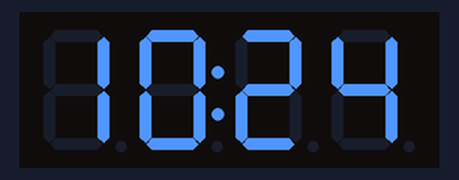
The program below on a simulated Raspberry Pi Pico running MicroPython. Parts: 4-digit seven-segment display. The clock reads 2024-03-15 10:24:30 at power-on unless the program sets it; library files of the repository ran but are not shown: tm1637.py.

Above: at 0.1 s.
At 90.9 s:
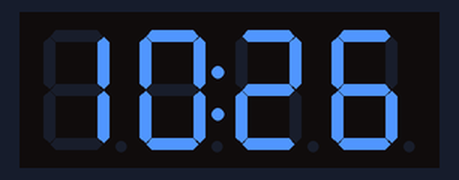

The program:

tm1637_clock.py
```python
# MicroPython clock loop for TM1637 on RP2040
# Pins: CLK=GP3, DIO=GP2 (LattePanda IOTA header SCLK/SDIO)

import time
from machine import Pin, RTC
import tm1637

clk = Pin(3)
dio = Pin(2)
disp = tm1637.TM1637(clk=clk, dio=dio)
disp.brightness(2)

# If RTC has not been set, you can set it manually here (year, month, day, weekday, hour, minute, second, subseconds)
# Example: RTC().datetime((2026, 3, 3, 1, 10, 45, 0, 0))

rtc = RTC()

while True:
    t = rtc.datetime()  # (year, month, day, weekday, hour, minute, second, subseconds)
    hh = t[4]
    mm = t[5]
    # Toggle the colon every second for a clock-like blink
    disp.numbers(hh, mm, True)
    time.sleep(1)
```
